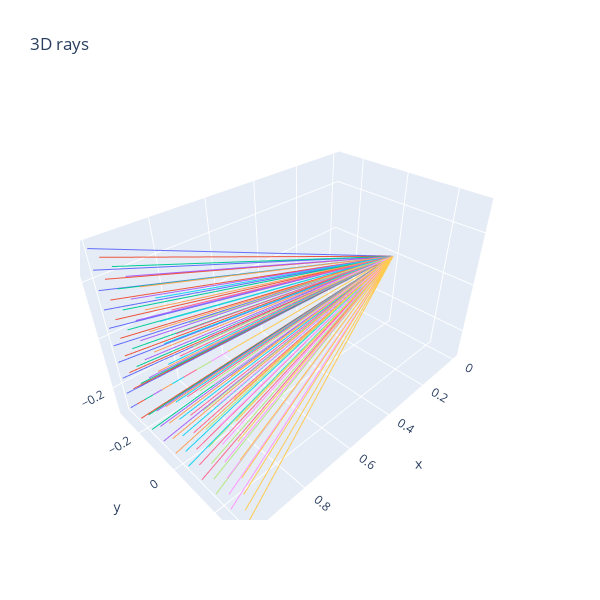

Source (notebook cell):
### Code cell
def make_rays_2d(num_pixels_y: int, num_pixels_z: int, y_limit: float, z_limit: float) -> Float[Tensor, "nrays 2 3"]:
    """
    num_pixels_y: The number of pixels in the y dimension
    num_pixels_z: The number of pixels in the z dimension

    y_limit: At x=1, the rays should extend from -y_limit to +y_limit, inclusive of both.
    z_limit: At x=1, the rays should extend from -z_limit to +z_limit, inclusive of both.

    Returns: shape (num_rays=num_pixels_y * num_pixels_z, num_points=2, num_dims=3).
    """


    a = t.zeros(num_pixels_y * num_pixels_z, 1, 3)
    y_vals = e.repeat(t.linspace(-y_limit, y_limit, num_pixels_y), "h -> (i h)", i=num_pixels_z)
    z_vals = e.repeat(t.linspace(-z_limit, z_limit, num_pixels_z), "h -> (h i)", i=num_pixels_y)
    b = t.stack([t.ones(num_pixels_y * num_pixels_z), y_vals, z_vals], -1)
    b = e.repeat(b, "a b -> a 1 b")
    return t.cat([a, b], 1)
    

    


    raise NotImplementedError()


rays_2d = make_rays_2d(10, 10, 0.3, 0.3)
render_lines_with_plotly(rays_2d)

### Figure 1 — Plotly figure (JSON) as saved in the notebook; plotly's stock layout.template omitted (floating-point values rounded to 4 significant figures)
{"data": [{"mode": "lines", "type": "scatter3d", "x": [0, 1], "y": [0, -0.3], "z": [0, -0.3]}, {"mode": "lines", "type": "scatter3d", "x": [0, 1], "y": [0, -0.2333], "z": [0, -0.3]}, {"mode": "lines", "type": "scatter3d", "x": [0, 1], "y": [0, -0.1667], "z": [0, -0.3]}, {"mode": "lines", "type": "scatter3d", "x": [0, 1], "y": [0, -0.1], "z": [0, -0.3]}, {"mode": "lines", "type": "scatter3d", "x": [0, 1], "y": [0, -0.03333], "z": [0, -0.3]}, {"mode": "lines", "type": "scatter3d", "x": [0, 1], "y": [0, 0.03333], "z": [0, -0.3]}, {"mode": "lines", "type": "scatter3d", "x": [0, 1], "y": [0, 0.1], "z": [0, -0.3]}, {"mode": "lines", "type": "scatter3d", "x": [0, 1], "y": [0, 0.1667], "z": [0, -0.3]}, {"mode": "lines", "type": "scatter3d", "x": [0, 1], "y": [0, 0.2333], "z": [0, -0.3]}, {"mode": "lines", "type": "scatter3d", "x": [0, 1], "y": [0, 0.3], "z": [0, -0.3]}, {"mode": "lines", "type": "scatter3d", "x": [0, 1], "y": [0, -0.3], "z": [0, -0.2333]}, {"mode": "lines", "type": "scatter3d", "x": [0, 1], "y": [0, -0.2333], "z": [0, -0.2333]}, {"mode": "lines", "type": "scatter3d", "x": [0, 1], "y": [0, -0.1667], "z": [0, -0.2333]}, {"mode": "lines", "type": "scatter3d", "x": [0, 1], "y": [0, -0.1], "z": [0, -0.2333]}, {"mode": "lines", "type": "scatter3d", "x": [0, 1], "y": [0, -0.03333], "z": [0, -0.2333]}, {"mode": "lines", "type": "scatter3d", "x": [0, 1], "y": [0, 0.03333], "z": [0, -0.2333]}, {"mode": "lines", "type": "scatter3d", "x": [0, 1], "y": [0, 0.1], "z": [0, -0.2333]}, {"mode": "lines", "type": "scatter3d", "x": [0, 1], "y": [0, 0.1667], "z": [0, -0.2333]}, {"mode": "lines", "type": "scatter3d", "x": [0, 1], "y": [0, 0.2333], "z": [0, -0.2333]}, {"mode": "lines", "type": "scatter3d", "x": [0, 1], "y": [0, 0.3], "z": [0, -0.2333]}, {"mode": "lines", "type": "scatter3d", "x": [0, 1], "y": [0, -0.3], "z": [0, -0.1667]}, {"mode": "lines", "type": "scatter3d", "x": [0, 1], "y": [0, -0.2333], "z": [0, -0.1667]}, {"mode": "lines", "type": "scatter3d", "x": [0, 1], "y": [0, -0.1667], "z": [0, -0.1667]}, {"mode": "lines", "type": "scatter3d", "x": [0, 1], "y": [0, -0.1], "z": [0, -0.1667]}, {"mode": "lines", "type": "scatter3d", "x": [0, 1], "y": [0, -0.03333], "z": [0, -0.1667]}, {"mode": "lines", "type": "scatter3d", "x": [0, 1], "y": [0, 0.03333], "z": [0, -0.1667]}, {"mode": "lines", "type": "scatter3d", "x": [0, 1], "y": [0, 0.1], "z": [0, -0.1667]}, {"mode": "lines", "type": "scatter3d", "x": [0, 1], "y": [0, 0.1667], "z": [0, -0.1667]}, {"mode": "lines", "type": "scatter3d", "x": [0, 1], "y": [0, 0.2333], "z": [0, -0.1667]}, {"mode": "lines", "type": "scatter3d", "x": [0, 1], "y": [0, 0.3], "z": [0, -0.1667]}, {"mode": "lines", "type": "scatter3d", "x": [0, 1], "y": [0, -0.3], "z": [0, -0.1]}, {"mode": "lines", "type": "scatter3d", "x": [0, 1], "y": [0, -0.2333], "z": [0, -0.1]}, {"mode": "lines", "type": "scatter3d", "x": [0, 1], "y": [0, -0.1667], "z": [0, -0.1]}, {"mode": "lines", "type": "scatter3d", "x": [0, 1], "y": [0, -0.1], "z": [0, -0.1]}, {"mode": "lines", "type": "scatter3d", "x": [0, 1], "y": [0, -0.03333], "z": [0, -0.1]}, {"mode": "lines", "type": "scatter3d", "x": [0, 1], "y": [0, 0.03333], "z": [0, -0.1]}, {"mode": "lines", "type": "scatter3d", "x": [0, 1], "y": [0, 0.1], "z": [0, -0.1]}, {"mode": "lines", "type": "scatter3d", "x": [0, 1], "y": [0, 0.1667], "z": [0, -0.1]}, {"mode": "lines", "type": "scatter3d", "x": [0, 1], "y": [0, 0.2333], "z": [0, -0.1]}, {"mode": "lines", "type": "scatter3d", "x": [0, 1], "y": [0, 0.3], "z": [0, -0.1]}, {"mode": "lines", "type": "scatter3d", "x": [0, 1], "y": [0, -0.3], "z": [0, -0.03333]}, {"mode": "lines", "type": "scatter3d", "x": [0, 1], "y": [0, -0.2333], "z": [0, -0.03333]}, {"mode": "lines", "type": "scatter3d", "x": [0, 1], "y": [0, -0.1667], "z": [0, -0.03333]}, {"mode": "lines", "type": "scatter3d", "x": [0, 1], "y": [0, -0.1], "z": [0, -0.03333]}, {"mode": "lines", "type": "scatter3d", "x": [0, 1], "y": [0, -0.03333], "z": [0, -0.03333]}, {"mode": "lines", "type": "scatter3d", "x": [0, 1], "y": [0, 0.03333], "z": [0, -0.03333]}, {"mode": "lines", "type": "scatter3d", "x": [0, 1], "y": [0, 0.1], "z": [0, -0.03333]}, {"mode": "lines", "type": "scatter3d", "x": [0, 1], "y": [0, 0.1667], "z": [0, -0.03333]}, {"mode": "lines", "type": "scatter3d", "x": [0, 1], "y": [0, 0.2333], "z": [0, -0.03333]}, {"mode": "lines", "type": "scatter3d", "x": [0, 1], "y": [0, 0.3], "z": [0, -0.03333]}, {"mode": "lines", "type": "scatter3d", "x": [0, 1], "y": [0, -0.3], "z": [0, 0.03333]}, {"mode": "lines", "type": "scatter3d", "x": [0, 1], "y": [0, -0.2333], "z": [0, 0.03333]}, {"mode": "lines", "type": "scatter3d", "x": [0, 1], "y": [0, -0.1667], "z": [0, 0.03333]}, {"mode": "lines", "type": "scatter3d", "x": [0, 1], "y": [0, -0.1], "z": [0, 0.03333]}, {"mode": "lines", "type": "scatter3d", "x": [0, 1], "y": [0, -0.03333], "z": [0, 0.03333]}, {"mode": "lines", "type": "scatter3d", "x": [0, 1], "y": [0, 0.03333], "z": [0, 0.03333]}, {"mode": "lines", "type": "scatter3d", "x": [0, 1], "y": [0, 0.1], "z": [0, 0.03333]}, {"mode": "lines", "type": "scatter3d", "x": [0, 1], "y": [0, 0.1667], "z": [0, 0.03333]}, {"mode": "lines", "type": "scatter3d", "x": [0, 1], "y": [0, 0.2333], "z": [0, 0.03333]}, {"mode": "lines", "type": "scatter3d", "x": [0, 1], "y": [0, 0.3], "z": [0, 0.03333]}, {"mode": "lines", "type": "scatter3d", "x": [0, 1], "y": [0, -0.3], "z": [0, 0.1]}, {"mode": "lines", "type": "scatter3d", "x": [0, 1], "y": [0, -0.2333], "z": [0, 0.1]}, {"mode": "lines", "type": "scatter3d", "x": [0, 1], "y": [0, -0.1667], "z": [0, 0.1]}, {"mode": "lines", "type": "scatter3d", "x": [0, 1], "y": [0, -0.1], "z": [0, 0.1]}, {"mode": "lines", "type": "scatter3d", "x": [0, 1], "y": [0, -0.03333], "z": [0, 0.1]}, {"mode": "lines", "type": "scatter3d", "x": [0, 1], "y": [0, 0.03333], "z": [0, 0.1]}, {"mode": "lines", "type": "scatter3d", "x": [0, 1], "y": [0, 0.1], "z": [0, 0.1]}, {"mode": "lines", "type": "scatter3d", "x": [0, 1], "y": [0, 0.1667], "z": [0, 0.1]}, {"mode": "lines", "type": "scatter3d", "x": [0, 1], "y": [0, 0.2333], "z": [0, 0.1]}, {"mode": "lines", "type": "scatter3d", "x": [0, 1], "y": [0, 0.3], "z": [0, 0.1]}, {"mode": "lines", "type": "scatter3d", "x": [0, 1], "y": [0, -0.3], "z": [0, 0.1667]}, {"mode": "lines", "type": "scatter3d", "x": [0, 1], "y": [0, -0.2333], "z": [0, 0.1667]}, {"mode": "lines", "type": "scatter3d", "x": [0, 1], "y": [0, -0.1667], "z": [0, 0.1667]}, {"mode": "lines", "type": "scatter3d", "x": [0, 1], "y": [0, -0.1], "z": [0, 0.1667]}, {"mode": "lines", "type": "scatter3d", "x": [0, 1], "y": [0, -0.03333], "z": [0, 0.1667]}, {"mode": "lines", "type": "scatter3d", "x": [0, 1], "y": [0, 0.03333], "z": [0, 0.1667]}, {"mode": "lines", "type": "scatter3d", "x": [0, 1], "y": [0, 0.1], "z": [0, 0.1667]}, {"mode": "lines", "type": "scatter3d", "x": [0, 1], "y": [0, 0.1667], "z": [0, 0.1667]}, {"mode": "lines", "type": "scatter3d", "x": [0, 1], "y": [0, 0.2333], "z": [0, 0.1667]}, {"mode": "lines", "type": "scatter3d", "x": [0, 1], "y": [0, 0.3], "z": [0, 0.1667]}, {"mode": "lines", "type": "scatter3d", "x": [0, 1], "y": [0, -0.3], "z": [0, 0.2333]}, {"mode": "lines", "type": "scatter3d", "x": [0, 1], "y": [0, -0.2333], "z": [0, 0.2333]}, {"mode": "lines", "type": "scatter3d", "x": [0, 1], "y": [0, -0.1667], "z": [0, 0.2333]}, {"mode": "lines", "type": "scatter3d", "x": [0, 1], "y": [0, -0.1], "z": [0, 0.2333]}, {"mode": "lines", "type": "scatter3d", "x": [0, 1], "y": [0, -0.03333], "z": [0, 0.2333]}, {"mode": "lines", "type": "scatter3d", "x": [0, 1], "y": [0, 0.03333], "z": [0, 0.2333]}, {"mode": "lines", "type": "scatter3d", "x": [0, 1], "y": [0, 0.1], "z": [0, 0.2333]}, {"mode": "lines", "type": "scatter3d", "x": [0, 1], "y": [0, 0.1667], "z": [0, 0.2333]}, {"mode": "lines", "type": "scatter3d", "x": [0, 1], "y": [0, 0.2333], "z": [0, 0.2333]}, {"mode": "lines", "type": "scatter3d", "x": [0, 1], "y": [0, 0.3], "z": [0, 0.2333]}, {"mode": "lines", "type": "scatter3d", "x": [0, 1], "y": [0, -0.3], "z": [0, 0.3]}, {"mode": "lines", "type": "scatter3d", "x": [0, 1], "y": [0, -0.2333], "z": [0, 0.3]}, {"mode": "lines", "type": "scatter3d", "x": [0, 1], "y": [0, -0.1667], "z": [0, 0.3]}, {"mode": "lines", "type": "scatter3d", "x": [0, 1], "y": [0, -0.1], "z": [0, 0.3]}, {"mode": "lines", "type": "scatter3d", "x": [0, 1], "y": [0, -0.03333], "z": [0, 0.3]}, {"mode": "lines", "type": "scatter3d", "x": [0, 1], "y": [0, 0.03333], "z": [0, 0.3]}, {"mode": "lines", "type": "scatter3d", "x": [0, 1], "y": [0, 0.1], "z": [0, 0.3]}, {"mode": "lines", "type": "scatter3d", "x": [0, 1], "y": [0, 0.1667], "z": [0, 0.3]}, {"mode": "lines", "type": "scatter3d", "x": [0, 1], "y": [0, 0.2333], "z": [0, 0.3]}, {"mode": "lines", "type": "scatter3d", "x": [0, 1], "y": [0, 0.3], "z": [0, 0.3]}], "layout": {"height": 600, "showlegend": false, "title": {"text": "3D rays"}, "width": 600}}
